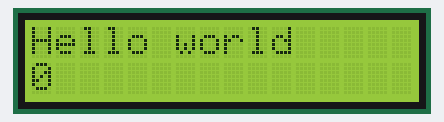
Bench run of a sketch on a simulated Arduino Uno, built with avr-gcc and run on an emulated ATmega328P. Parts: 16×2 character LCD.

Above: at 0.21 s.
At 4.54 s:
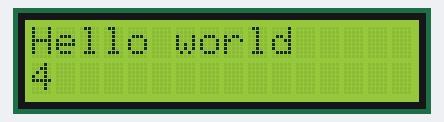
At 9.54 s:
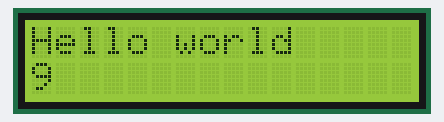
At 17.57 s:
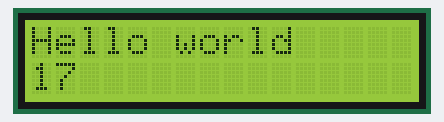
At 27.58 s:
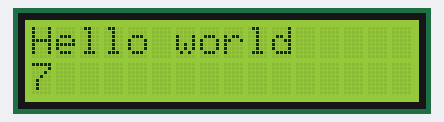
At 39.58 s:
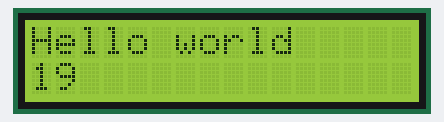

The sketch:

7_Lcd_millis.ino
```cpp
#include <LiquidCrystal.h>

int RS = 13;
int E = 12;
int DB4 = 11;
int DB5 = 10;
int DB6 = 9;
int DB7 = 8;

int mil;

LiquidCrystal Lcd(RS,E,DB4,DB5,DB6,DB7);

void setup() {
  // put your setup code here, to run once:
  Lcd.begin(16,2);

}

void loop() {
  // put your main code here, to run repeatedly:
  Lcd.setCursor(0,0);
  Lcd.print("Hello world");
  Lcd.setCursor(0,1);
  mil=(millis()/1000)%20;
  Lcd.print(mil);
  delay(100);
  Lcd.clear();
}
```

Measured:
- what the display in image 1 shows lasts 0.5 s, from 4.3 s to 4.8 s
